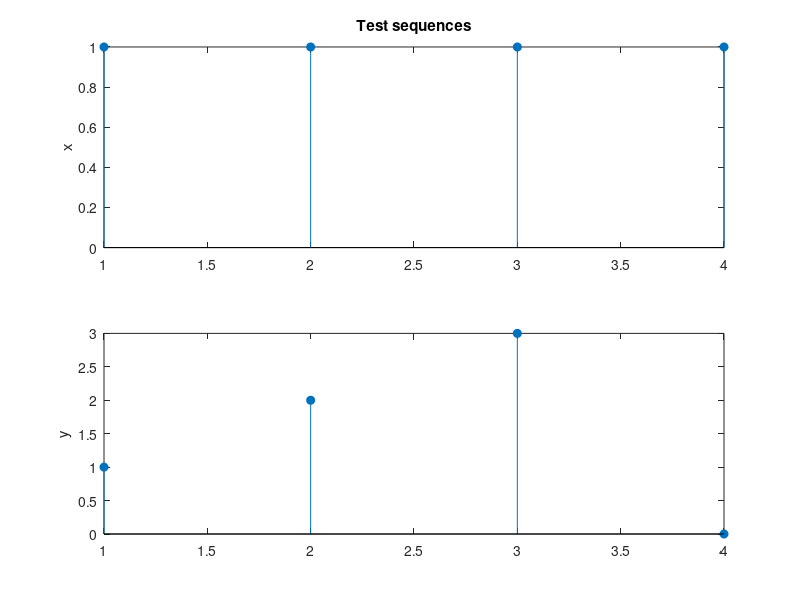
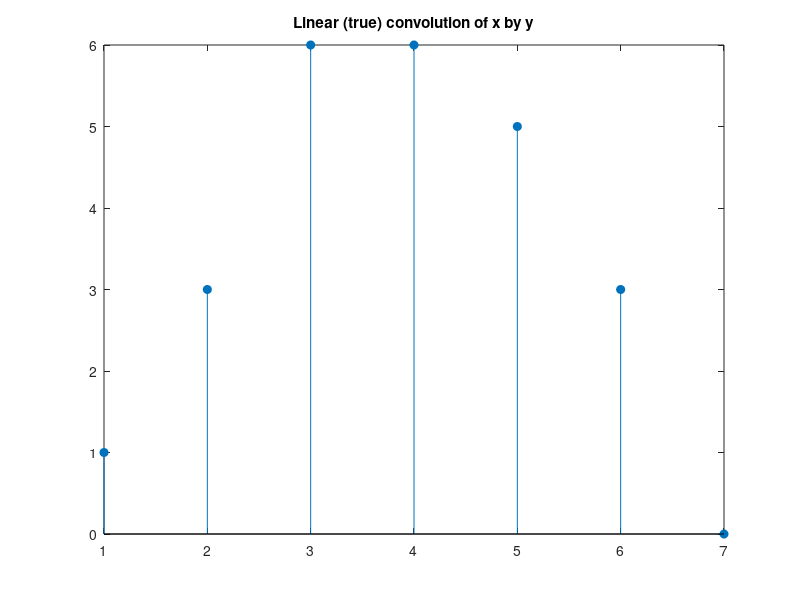

These charts were generated, in order, by the following MATLAB code: (Note: this script raises an error after producing the figures.)
% e_CircularConv    Illustrate circular convolution and zero padding
%                   Using a test sequence x=[1 1 1 1 1]

% This file is part of the examples for the ABRAVIBE Toolbox for NVA which 
% is an accompanying toolbox for the book
% Brandt, Anders: "Noise and Vibration Analysis: Signal Analysis and
% Experimental Procedures," Wiley 2011. ISBN: 13-978-0-470-74644-8.
% Copyright 2011, Anders Brandt.

clear
close all

% Test sequence(s)
x=[1 1 1 1].';
y=[1 2 3 0].';
figure
subplot(2,1,1)
stem(1:length(x),x,'filled')
ylabel('x')
title('Test sequences')
subplot(2,1,2)
stem(1:length(y),y,'filled')
ylabel('y')

% Linear convolution
zc=conv(x,y);
figure
stem(1:length(zc),zc,'filled')
title('Linear (true) convolution of x by y')

% Circular convolution by direct DFT
Pxy=fft(x).*fft(y);             % FFT product
plotreim(1:length(x),Pxy,'k','filled')
subplot(2,1,1)
title('Product X * Y')

zcc=ifft(Pxy);
plotreim(1:length(zcc),zcc,'k','stem')
subplot(2,1,1)
title('Real and imag part of circular convolution')
% This is apparently NOT like the linear correlation

% Circular convolution with zero padding (=linear convolution)
xz=[x;zeros(length(x),1)];
yz=[y;zeros(length(xz)-length(y),1)];
Pxyzz=fft(xz).*fft(yz);
plotreim(1:length(Pxyzz),Pxyzz,'k','stem')
title('Product of zero padded spectra')
zzpcc=ifft(Pxyzz);
plotreim(1:length(zzpcc),zzpcc,'k','stem')
title('Circular conv. with zero padding length(x)')


